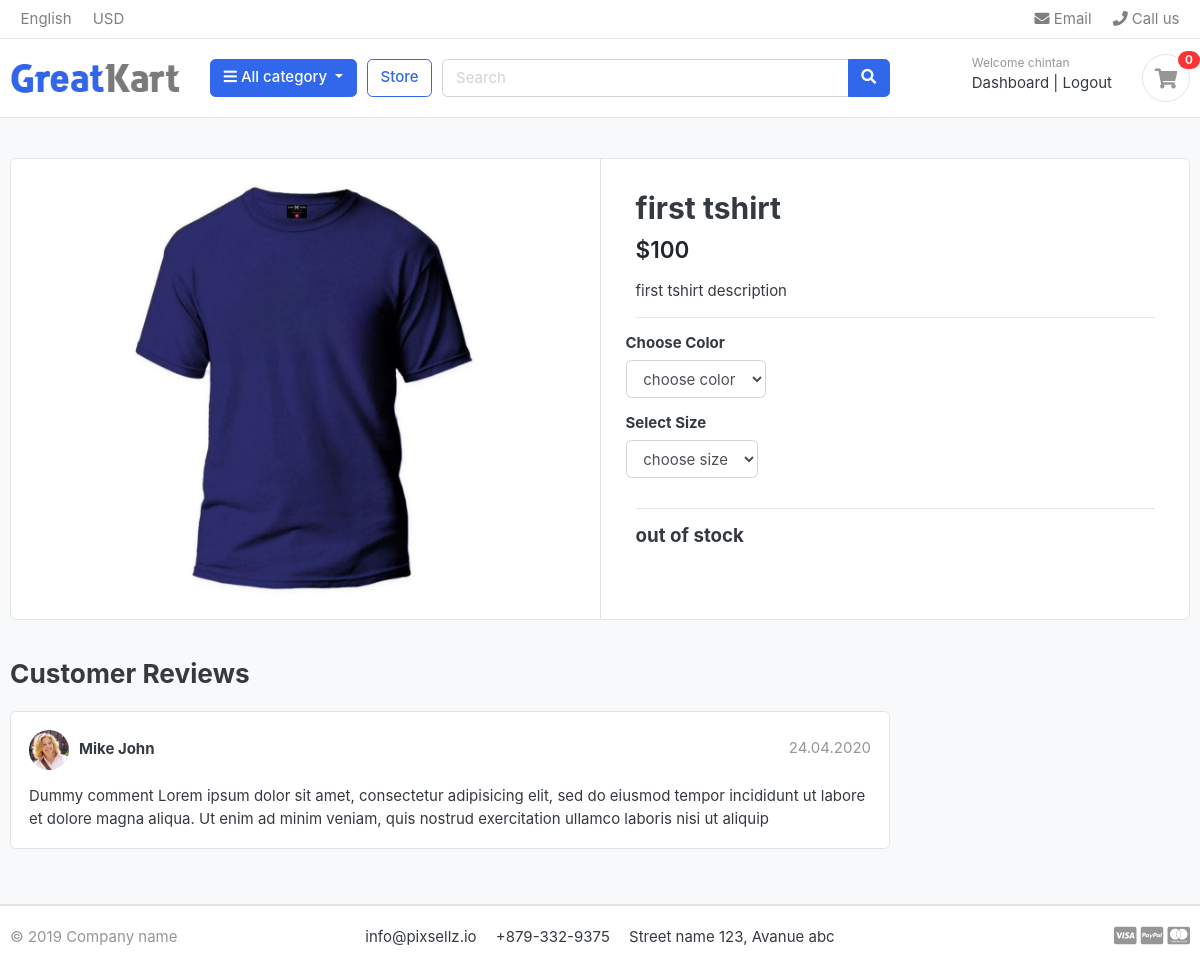
Screenshot of /store/category/shirts/first-tshirt/ (signed in) with the database file from the repository.
### store/models.py (models this page shows, shortened)
class Product(models.Model):
    product_name = models.CharField(max_length=50,unique=True)
    slug = models.SlugField(max_length=200,unique=True)
    description = models.TextField(max_length=200,unique=True)
    price = models.IntegerField()
    images = models.ImageField(upload_to='photos/products')
    stock = models.IntegerField()
    is_available = models.BooleanField(default=True)
    category = models.ForeignKey(Category ,on_delete=models.CASCADE)
    created_date = models.DateTimeField(auto_now_add=True)
    modified_date = models.DateTimeField(auto_now=True)

### store/views.py (the view)
# urls.py: path('category/<slug:category_slug>/<slug:product_slug>/',views.product_detail,name='product_detail'),
def product_detail(request,category_slug,product_slug):
    try:
        single_product = Product.objects.get(category__slug=category_slug,slug=product_slug)
        in_cart = CartItem.objects.filter(cart__cart_id=__cart_id(request),product=single_product).exists()
    except Exception as e:
        raise e
    context = {
        'single_product' : single_product,
        'in_cart':in_cart,
    }
    return render(request,'store/product_detail.html',context)

### carts/context_processors.py (called while the page is built)
def counter(request):
    cart_count = 0
    if 'admin' in request.path:
        return {}
    else:
        try:
            cart = Cart.objects.filter(cart_id = __cart_id(request))
            cart_items = CartItem.objects.all().filter(cart=cart[:1])
            for cart_item in cart_items:
                cart_count += cart_item.quantity
        except Cart.DoesNotExist:
            cart_count=0
    return dict(cart_count=cart_count)

### carts/views.py (called while the page is built)
def __cart_id(request):
    cart = request.session.session_key
    if not cart:
        cart = request.session.create()
    return cart

### category/context_processors.py (called while the page is built)
def menu_links(request):
    links = Category.objects.all()
    return dict(links=links)

### category/models.py (called while the page is built)
    def get_url(self):
        return reverse('product_by_category',args=[self.slug])

### store/models.py (called while the page is built)
    def colors(self):
        return super(VariationManager,self).filter(variation_category='color',is_active=True)

    def sizes(self):
        return super(VariationManager,self).filter(variation_category='size',is_active=True)

### templates/store/product_detail.html (shortened to what this page needs)
{% extends 'base.html' %}
{% load static %}
{% block content %}
<section class="section-content padding-y bg">
  <div class="container">
    <div class="card">
      <div class="row no-gutters">
        <aside class="col-md-6">
          <article class="gallery-wrap">
            <div class="img-big-wrap">
              <a href="#"><img src="{{ single_product.images.url }}"></a>
            </div>
          </article>
        </aside>
        <main class="col-md-6 border-left">
          <form action="{% url 'add_cart' single_product.id %}" method="POST">
            <article class="content-body">
              <h2 class="title">{{ single_product.product_name }}</h2>
              <div class="mb-3">
                <var class="price h4">${{ single_product.price }}</var>
              </div>
              <p>{{ single_product.description }}</p>
              <hr>
              <div class="row">
                <div class="item-option-select">
                  <h6>Choose Color</h6>
                  <select name="color" class="form-control">
                    <option value="" selected disabled>choose color</option>
                  </select>
                </div>
              </div>
              <div class="row">
                <div class="item-option-select">
                  <h6>Select Size</h6>
                  <select name="size" class="form-control">
                    <option value="" selected disabled>choose size</option>
                  </select>
                </div>
              </div>
              <hr>
              {% if single_product.stock <= 0 %} <h5>out of stock</h5>
                {% else %}
                <button class="btn  btn-primary"> <span class="text">Add to
                    cart</span> <i class="fas fa-shopping-cart"></i> </button>
                {% endif %}
            </article>
          </form>
        </main>
      </div>
    </div>
    <br>
    <div class="row">
      <div class="col-md-9">
        <header class="section-heading">
          <h3>Customer Reviews </h3>
        </header>
        <article class="box mb-3">
          <div class="icontext w-100">
            <img src="./images/avatars/avatar1.jpg" class="img-xs icon rounded-circle">
            <div class="text">
              <span class="date text-muted float-md-right">24.04.2020 </span>
              <h6 class="mb-1">Mike John </h6>
            </div>
          </div>
          <div class="mt-3">
            <p>
              Dummy comment Lorem ipsum dolor sit amet, consectetur adipisicing elit, sed do eiusmod
              tempor incididunt ut labore et dolore magna aliqua. Ut enim ad minim veniam,
              quis nostrud exercitation ullamco laboris nisi ut aliquip
            </p>
          </div>
        </article>
      </div>
    </div>
  </div>
</section>
{% endblock %}

### templates/includes/navbar.html (shortened to what this page needs)
{% load static %}
<header class="section-header">
    <nav class="navbar p-md-0 navbar-expand-sm navbar-light border-bottom">
    <div class="container">
      <div class="collapse navbar-collapse" id="navbarTop4">
        <ul class="navbar-nav mr-auto">
            <li class="nav-item dropdown">
                 <a href="#" class="nav-link">   English </a>
            </li>
            <li class="nav-item dropdown">
                <a href="#" class="nav-link"> USD </a>
            </li>
        </ul>
        <ul class="navbar-nav">
            <li><a href="#" class="nav-link"> <i class="fa fa-envelope"></i> Email </a></li>
            <li><a href="#" class="nav-link"> <i class="fa fa-phone"></i> Call us </a></li>
        </ul>
      </div>
    </div>
    </nav>
    <section class="header-main border-bottom">
        <div class="container">
    <div class="row align-items-center">
        <div class="col-lg-2 col-md-3 col-6">
            <a href="{% url 'home' %}" class="brand-wrap">
                <img class="logo" src="{% static './images/logo.png' %}">
            </a>
        </div>
        <div class="col-lg col-sm col-md col-6 flex-grow-0">
            <div class="category-wrap dropdown d-inline-block float-right">
                <button type="button" class="btn btn-primary dropdown-toggle" data-toggle="dropdown">
                    <i class="fa fa-bars"></i> All category
                </button>
            </div>
        </div>
        <a href="{% url 'store' %}" class="btn btn-outline-primary">Store</a>
        <div class="col-lg  col-md-6 col-sm-12 col">
            <form action="{% url 'search' %}" class="search" method="GET">
                <div class="input-group w-100">
                    <input type="text" class="form-control" style="width:60%;" name="keyword" placeholder="Search">
                    <div class="input-group-append">
                      <button class="btn btn-primary" type="submit">
                        <i class="fa fa-search"></i>
                      </button>
                    </div>
                </div>
            </form>
        </div>
        <div class="col-lg-3 col-sm-6 col-8 order-2 order-lg-3">
                    <div class="d-flex justify-content-end mb-3 mb-lg-0">
                        {% if user.id is None %}
                        <div class="widget-header">
                            <small class="title text-muted">Welcome Guest!</small>
                            <div>
                                <a href="{% url 'login' %}">Sign in</a> <span class="dark-transp"> | </span>
                                <a href="{% url 'register' %}"> Register</a>
                            </div>
                        </div>
                        {% else %}
                        <div class="widget-header">
                            <small class="title text-muted">Welcome {{ user.username }}</small>
                            <div>
                                <a href="{% url 'dashboard' %}">Dashboard</a> <span class="dark-transp"> | </span>
                                <a href="{% url 'logout' %}"> Logout</a>
                            </div>
                        </div>
                        {% endif %}
                        <a href="{% url 'cart' %}" class="widget-header pl-3 ml-3">
                            <div class="icon icon-sm rounded-circle border"><i class="fa fa-shopping-cart"></i></div>
                            <span class="badge badge-pill badge-danger notify">{{ cart_count }}</span>
                        </a>
                    </div>
                </div>
    </div>
        </div>
    </section>
</header>

### greatkart/static/css/ui.css (style rules this page uses)
html { font-family: "Inter", sans-serif; font-size: 15px; }
.content-body { flex: 1 1 auto; padding: 2rem 2.3rem; }
.icon-xs, .icon-sm, .icon-md, .icon-lg { display: inline-block; text-align: center; flex-shrink: 0; flex-grow: 0; }
.icon-sm { width: 48px; height: 48px; line-height: 48px !important; font-size: 20px; }
.img-xs, .img-sm, .img-md, .img-lg { -o-object-fit: cover; object-fit: cover; flex-shrink: 0; flex-grow: 0; }
.img-xs { width: 40px; height: 40px; }
.padding-y { padding-top: 40px; padding-bottom: 40px; }
var { font-style: normal; }
article:after, .form-group:after { display: block; clear: both; content: ""; }
.bg { background-color: #f8f9fa; }
.section-heading { margin-bottom: 20px; margin-top: 15px; }
p:last-child { margin-bottom: 0; }
.header-main { position: relative; padding-top: 1rem; padding-bottom: 1rem; }
.brand-wrap .logo, .navbar-brand .logo { margin-right: 7px; max-height: 42px; display: inline-block; }
.widget-header { display: inline-block; vertical-align: middle; position: relative; }
.widget-header a { color: #343a40; }
.widget-header i { color: #969696; }
.widget-header .title { display: block; }
.widget-header .notify { position: absolute; top: -3px; right: -10px; }
.icontext { display: inline-flex; align-items: center; vertical-align: middle; }
.icontext .text { width: 100%; line-height: 1.2; }
.icontext .icon { position: relative; margin-right: 10px; flex-shrink: 0; flex-grow: 0; }
.notify { position: absolute; top: -4px; right: -10px; display: inline-block; padding: 0.25em 0.6em; font-size: 12px; line-height: 1; text-align: center; border-radius: 3rem; color: #fff; background-color: #fa3434; }
.price { font-weight: 600; color: #212529; }
.box { padding: 18px; background: #fff; border-radius: 0.37rem; border: 1px solid #e4e4e4; }
.box img { max-width: 100%; }
.gallery-wrap .img-big-wrap { margin-bottom: 10px; border-radius: 0.37rem; overflow: hidden; background-color: #fff; }
.gallery-wrap .img-big-wrap a { text-align: center; display: block; }
.gallery-wrap .img-big-wrap img { height: 450px; width: auto; display: inline-block; }
.item-option-select { margin-bottom: 1rem; display: inline-block; margin-right: 15px; }

### rows the page displays
Product: images (picture), product_name "first tshirt", price "100", description "first tshirt description"

### other values shown
{{ user.username }} "chintan"
{{ cart_count }} "0"
